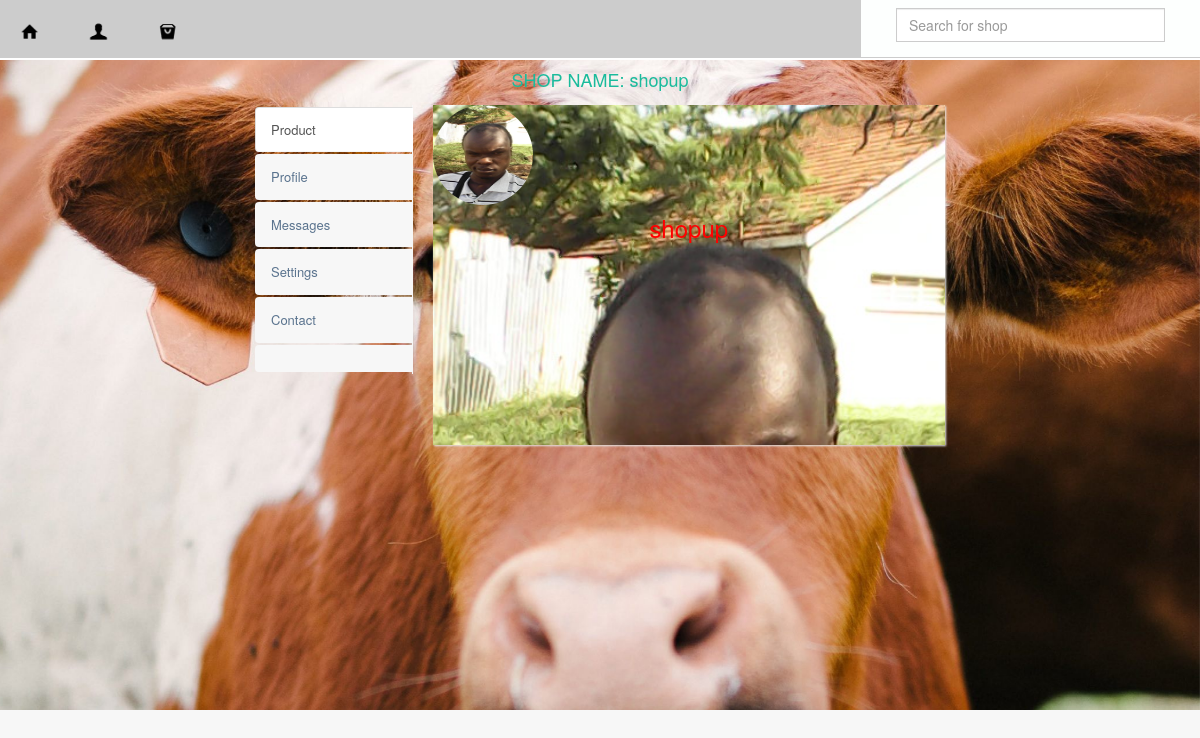
The app's page /farmproducts.php?user=Joshua with its own data.
### tables this page shows
CREATE TABLE `shops` (
  `shops_id` int(225) NOT NULL,
  `user_id` int(225) NOT NULL,
  `user_name` varchar(50) NOT NULL,
  `shopname` varchar(100) NOT NULL,
  `shopkey` varchar(50) NOT NULL,
  `typeofbusiness` varchar(50) NOT NULL,
  `phonenumber` int(20) NOT NULL,
  `idnumber` varchar(20) NOT NULL,
  `country` varchar(50) NOT NULL,
  `town` varchar(50) NOT NULL,
  `exactbusinesslocation` varchar(50) NOT NULL,
  `popularname` varchar(50) NOT NULL,
  `orderbutton` varchar(5) NOT NULL,
  `currency` varchar(20) NOT NULL,
  `premium` int(2) NOT NULL DEFAULT '0',
  `timecreated` timestamp NOT NULL DEFAULT CURRENT_TIMESTAMP
);

CREATE TABLE `users` (
  `user_id` int(11) NOT NULL,
  `user_name` varchar(15) NOT NULL,
  `user_email` varchar(40) NOT NULL,
  `user_pass` varchar(255) NOT NULL,
  `first_name` varchar(50) NOT NULL,
  `middle_name` varchar(50) NOT NULL,
  `last_name` varchar(50) NOT NULL,
  `gender` varchar(10) NOT NULL,
  `yearofbirth` int(5) NOT NULL,
  `userphonenumber` varchar(20) NOT NULL,
  `country` varchar(225) NOT NULL,
  `userlocation` varchar(225) NOT NULL,
  `profileimage` varchar(50) NOT NULL,
  `joining_date` timestamp NOT NULL DEFAULT CURRENT_TIMESTAMP
);

### headersession.php (called while the page is built, shortened)
<?php
	require_once ("database/class.user.php");
	$auth_user = new USER();
?>

### database/class.user.php (called while the page is built, shortened)
<?php
class USER
{
	private $conn;
	public function __construct()
	{
		$database = new Database();
		$db = $database->dbConnection();
		$this->conn = $db;
    }
	public function runQuery($sql)
	{
		$stmt = $this->conn->prepare($sql);
		return $stmt;
	}
}
?>

### farmproducts.php (the view, shortened to what this page needs)
<?php require_once 'header.php'; ?>
<?php require_once 'navigation.php'; ?>
<?php
    if(isset($_GET['user'])) {
    $user = $_GET['user'];
?>
<?php
    $stmt = $auth_user->runQuery("
        SELECT *
                        FROM    `users`
                        JOIN    `shops`
                        ON      `users`.`user_id`=`shops`.`user_id`
                        WHERE   `shops`.`user_name` = '$user'
                        ");
    $stmt->execute(array());
    $shops=$stmt->fetchAll(PDO::FETCH_OBJ);
    foreach ($shops as $shop) {
        ?>
<div class="container body" style="margin-top:60px;">
    <div class="main_container">
        <?php require_once 'navigation.php'; ?>
        <div class="right_col" role="main">
            <div class="mycover" style="min-height:650px;width:100%;background:cover;">
                <div class="tab-content">
                    <div class="tab-pane active" id="home">
                        <div class="image  view-first" style="max-height:100%;width:100%;display: block;overflow:hidden;">
                            <div class=" no-caption">
                                <div class="" style="width:60%;margin-left:auto;margin-right:auto;">
                                    <div class="" id="" style="height:;">
                                        <div class="">
                                            <h2 class="center green">SHOP NAME: <?php echo $shop->shopname; ?> </h2>
                                        </div>
                                        <div class="x_content">
                                            <div class="col-sm-3 col-md-3 col-xs-12">
                                                <ul class="nav nav-tabs tabs-left">
                                                    <li class="active"><a href="#home" data-toggle="tab">Product</a>
                                                    </li>
                                                    <li><a href="#profile" data-toggle="tab">Profile</a>
                                                    </li>
                                                    <li><a href="#messages" data-toggle="tab">Messages</a>
                                                    </li>
                                                    <li><a href="#settings" data-toggle="tab">Settings</a>
                                                    </li>
                                                    <li><a href="log-in.php?url=<?php echo base64_encode('contact/'.$shop->user_name); ?>">Contact</a>
                                                    </li>
                                                    <li><a data-toggle=""><?php require_once 'includes/body/forms/addtocycle.php'; ?></a>
                                                        </li>
                                                </ul>
                                            </div>
                                            <div class="col-sm-9 col-md-9 col-xs-12" style="height:350px;">
                                                <div class="tab-content">
                                                    <div class="tab-pane active" id="home">
                                                        <div class="image view view-first" style="height:340px;width:auto;display: block;overflow:hidden;background:url('<?php echo $shop->profileimage; ?>') no-repeat;background-size:cover;">
                                                          <img src="<?php echo $shop->profileimage; ?>" alt="img"  style="height:100px;width:100px;border-radius:100px;"/>
                                                                <h3 style="color:red;"><?php echo $shop->shopname; ?></h3>
                                                            </div>
                                                    </div>
                                                </div>
                                            </div>
                                        </div>
                                    </div>
                                </div>
                            </div>
                        </div>
                    </div>
                </div>
            </div>
            </div>
        </div>
    </div>
         <?php
    }
?>
<?php
}
?>
  </body>
</html>

### css/mystyle.css (style rules this page uses)
a { text-decoration:none; list-style:none; }
ul li { list-style:none; text-decoration:none; }
.center { text-align:center; }

### farmproducts.php (style rules this page uses)
.mycover { background: url(images/farm3.jpg) no-repeat center center fixed; -webkit-background-size: cover; -moz-background-size: cover; -o-background-size: cover; background-size: cover; }

### records on screen
shops: shopname "shopup", user.profileimage (picture)
